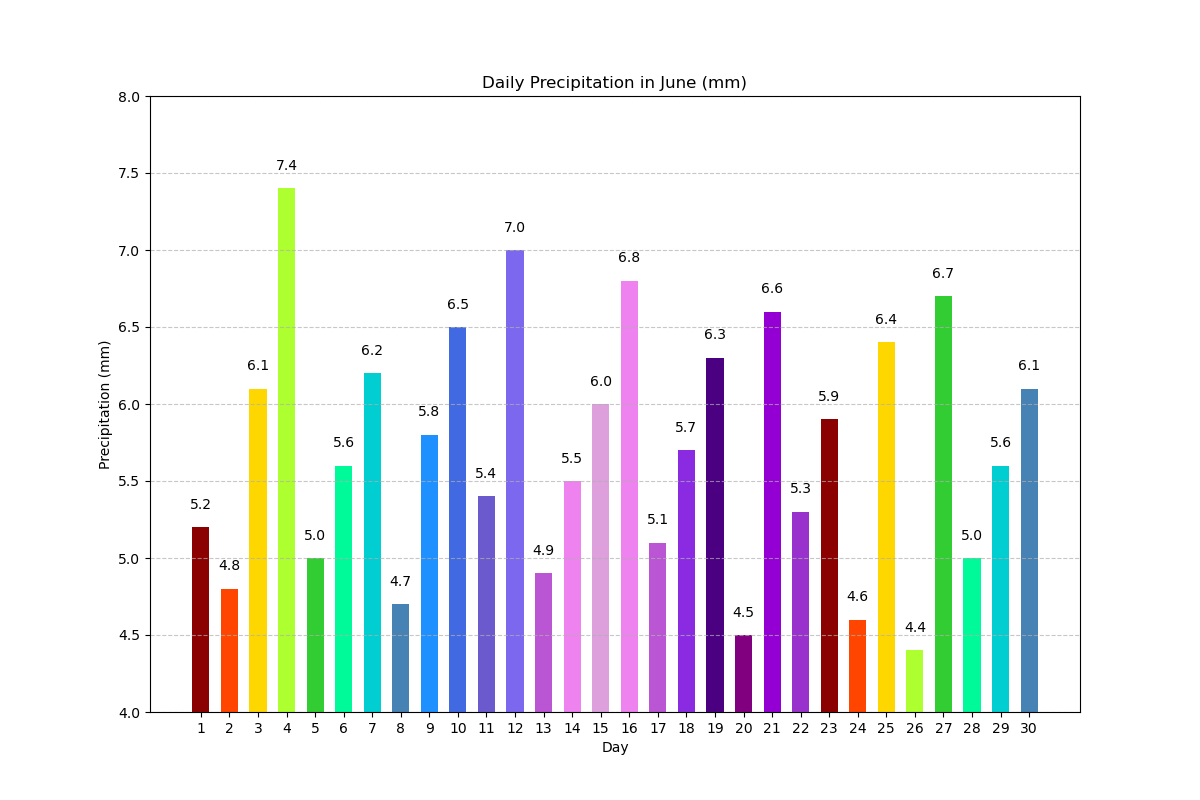

Generate this figure with Python:

import matplotlib.pyplot as plt

# Data
days = [str(i) for i in range(1, 31)]
precipitation = [5.2, 4.8, 6.1, 7.4, 5.0, 5.6, 6.2, 4.7, 5.8, 6.5, 5.4, 7.0, 4.9, 5.5, 6.0, 6.8, 5.1, 5.7, 6.3, 4.5, 6.6, 5.3, 5.9, 4.6, 6.4, 4.4, 6.7, 5.0, 5.6, 6.1]

# Color codes for each bar
colors = ['#8B0000', '#FF4500', '#FFD700', '#ADFF2F', '#32CD32', '#00FA9A', '#00CED1', '#4682B4', '#1E90FF', '#4169E1', '#6A5ACD', '#7B68EE',
          '#BA55D3', '#EE82EE', '#DDA0DD', '#EE82EE', '#BA55D3', '#8A2BE2', '#4B0082', '#800080', '#9400D3', '#9932CC', '#8B0000', '#FF4500', 
          '#FFD700', '#ADFF2F', '#32CD32', '#00FA9A', '#00CED1', '#4682B4']

# Bar width
bar_width = 0.6

# Create vertical bar chart
plt.figure(figsize=(12, 8))
bar_container = plt.bar(days, precipitation, color=colors, width=bar_width)

# Add data labels
for bar in bar_container:
    height = bar.get_height()
    plt.text(bar.get_x() + bar.get_width()/2, height + 0.1, f'{height}', ha='center', va='bottom')

# Title and labels
plt.title('Daily Precipitation in June (mm)')
plt.xlabel('Day')
plt.ylabel('Precipitation (mm)')

# Customize the grid
plt.grid(axis='y', linestyle='--', alpha=0.7)

# Set y-axis limits
plt.ylim(4, 8)

# Show plot
plt.show()
